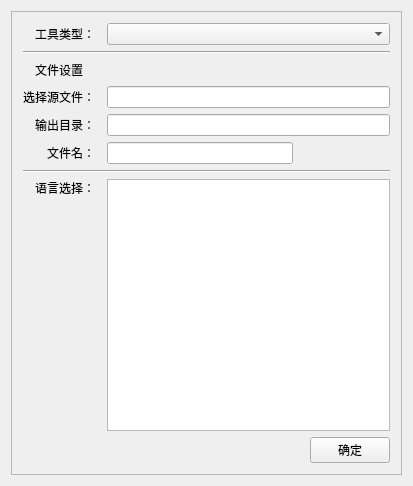
<?xml version="1.0" encoding="UTF-8"?>
<ui version="4.0">
 <class>convertWidgetClass</class>
 <widget class="QWidget" name="convertWidgetClass">
  <property name="geometry">
   <rect>
    <x>0</x>
    <y>0</y>
    <width>413</width>
    <height>486</height>
   </rect>
  </property>
  <property name="windowTitle">
   <string>文件转化</string>
  </property>
  <layout class="QVBoxLayout" name="verticalLayout">
   <item>
    <widget class="QFrame" name="frame">
     <property name="frameShape">
      <enum>QFrame::StyledPanel</enum>
     </property>
     <property name="frameShadow">
      <enum>QFrame::Raised</enum>
     </property>
     <layout class="QGridLayout" name="gridLayout">
      <item row="4" column="0">
       <widget class="QLabel" name="label_4">
        <property name="text">
         <string>输出目录：</string>
        </property>
        <property name="alignment">
         <set>Qt::AlignRight|Qt::AlignTrailing|Qt::AlignVCenter</set>
        </property>
       </widget>
      </item>
      <item row="7" column="0">
       <widget class="QLabel" name="label_6">
        <property name="text">
         <string>语言选择：</string>
        </property>
        <property name="alignment">
         <set>Qt::AlignRight|Qt::AlignTop|Qt::AlignTrailing</set>
        </property>
       </widget>
      </item>
      <item row="8" column="0" colspan="4">
       <spacer name="horizontalSpacer_3">
        <property name="orientation">
         <enum>Qt::Horizontal</enum>
        </property>
        <property name="sizeHint" stdset="0">
         <size>
          <width>291</width>
          <height>20</height>
         </size>
        </property>
       </spacer>
      </item>
      <item row="0" column="2" colspan="3">
       <widget class="QComboBox" name="typeSelect"/>
      </item>
      <item row="3" column="0">
       <widget class="QLabel" name="label_3">
        <property name="text">
         <string>选择源文件：</string>
        </property>
        <property name="alignment">
         <set>Qt::AlignRight|Qt::AlignTrailing|Qt::AlignVCenter</set>
        </property>
       </widget>
      </item>
      <item row="5" column="2">
       <widget class="QLineEdit" name="fileName"/>
      </item>
      <item row="7" column="2" colspan="3">
       <widget class="QListWidget" name="languageList">
        <property name="batchSize">
         <number>100</number>
        </property>
        <property name="currentRow">
         <number>-1</number>
        </property>
       </widget>
      </item>
      <item row="5" column="3" colspan="2">
       <spacer name="horizontalSpacer_2">
        <property name="orientation">
         <enum>Qt::Horizontal</enum>
        </property>
        <property name="sizeHint" stdset="0">
         <size>
          <width>106</width>
          <height>20</height>
         </size>
        </property>
       </spacer>
      </item>
      <item row="2" column="2" colspan="3">
       <spacer name="horizontalSpacer">
        <property name="orientation">
         <enum>Qt::Horizontal</enum>
        </property>
        <property name="sizeHint" stdset="0">
         <size>
          <width>294</width>
          <height>20</height>
         </size>
        </property>
       </spacer>
      </item>
      <item row="5" column="0">
       <widget class="QLabel" name="label_5">
        <property name="text">
         <string>文件名：</string>
        </property>
        <property name="alignment">
         <set>Qt::AlignRight|Qt::AlignTrailing|Qt::AlignVCenter</set>
        </property>
       </widget>
      </item>
      <item row="6" column="0" colspan="5">
       <widget class="Line" name="line_2">
        <property name="orientation">
         <enum>Qt::Horizontal</enum>
        </property>
       </widget>
      </item>
      <item row="1" column="0" colspan="5">
       <widget class="Line" name="line">
        <property name="orientation">
         <enum>Qt::Horizontal</enum>
        </property>
       </widget>
      </item>
      <item row="8" column="4">
       <widget class="QPushButton" name="okButton">
        <property name="text">
         <string>确定</string>
        </property>
       </widget>
      </item>
      <item row="0" column="0">
       <widget class="QLabel" name="label">
        <property name="text">
         <string>工具类型：</string>
        </property>
        <property name="alignment">
         <set>Qt::AlignRight|Qt::AlignTrailing|Qt::AlignVCenter</set>
        </property>
       </widget>
      </item>
      <item row="2" column="0">
       <widget class="QLabel" name="label_2">
        <property name="text">
         <string>文件设置</string>
        </property>
        <property name="alignment">
         <set>Qt::AlignCenter</set>
        </property>
       </widget>
      </item>
      <item row="3" column="2" colspan="3">
       <widget class="QLineEdit" name="sourceFile"/>
      </item>
      <item row="4" column="2" colspan="3">
       <widget class="QLineEdit" name="destDir"/>
      </item>
     </layout>
    </widget>
   </item>
  </layout>
 </widget>
 <layoutdefault spacing="6" margin="11"/>
 <resources/>
 <connections/>
</ui>
